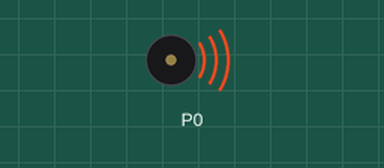
The program below on a simulated BBC micro:bit (MakeCode). Parts: buzzer (waves = sounding).

Above: at 1.4 s.
At 7.7 s:
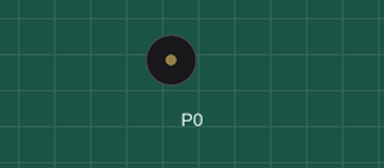
Timing chart, 0 to 9.2 s (numbered marks = the images above):
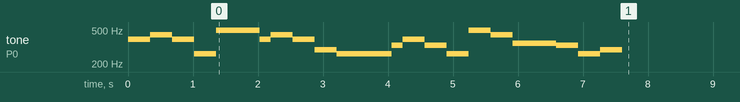

The program:

main.ts
```typescript
music.setTempo(45)
music.playTone(392, music.beat(BeatFraction.Eighth))
music.playTone(392, music.beat(BeatFraction.Eighth))
music.playTone(440, music.beat(BeatFraction.Quarter))
music.playTone(392, music.beat(BeatFraction.Quarter))
music.playTone(262, music.beat(BeatFraction.Quarter))
music.playTone(494, music.beat(BeatFraction.Half))
music.playTone(392, music.beat(BeatFraction.Eighth))
music.playTone(440, music.beat(BeatFraction.Quarter))
music.playTone(392, music.beat(BeatFraction.Quarter))
music.playTone(294, music.beat(BeatFraction.Quarter))
music.playTone(262, music.beat(BeatFraction.Half))
music.playTone(262, music.beat(BeatFraction.Eighth))
music.playTone(330, music.beat(BeatFraction.Eighth))
music.playTone(392, music.beat(BeatFraction.Quarter))
music.playTone(330, music.beat(BeatFraction.Quarter))
music.playTone(262, music.beat(BeatFraction.Quarter))
music.playTone(494, music.beat(BeatFraction.Quarter))
music.playTone(440, music.beat(BeatFraction.Quarter))
music.playTone(349, music.beat(BeatFraction.Quarter))
music.playTone(349, music.beat(BeatFraction.Quarter))
music.playTone(330, music.beat(BeatFraction.Quarter))
music.playTone(262, music.beat(BeatFraction.Quarter))
music.playTone(294, music.beat(BeatFraction.Quarter))
basic.forever(function () {

})
```

test.ts
```typescript
// aquí va el archivo "tests"; esto no se compilará cuando este paquete se utilice como una extensión.
```
